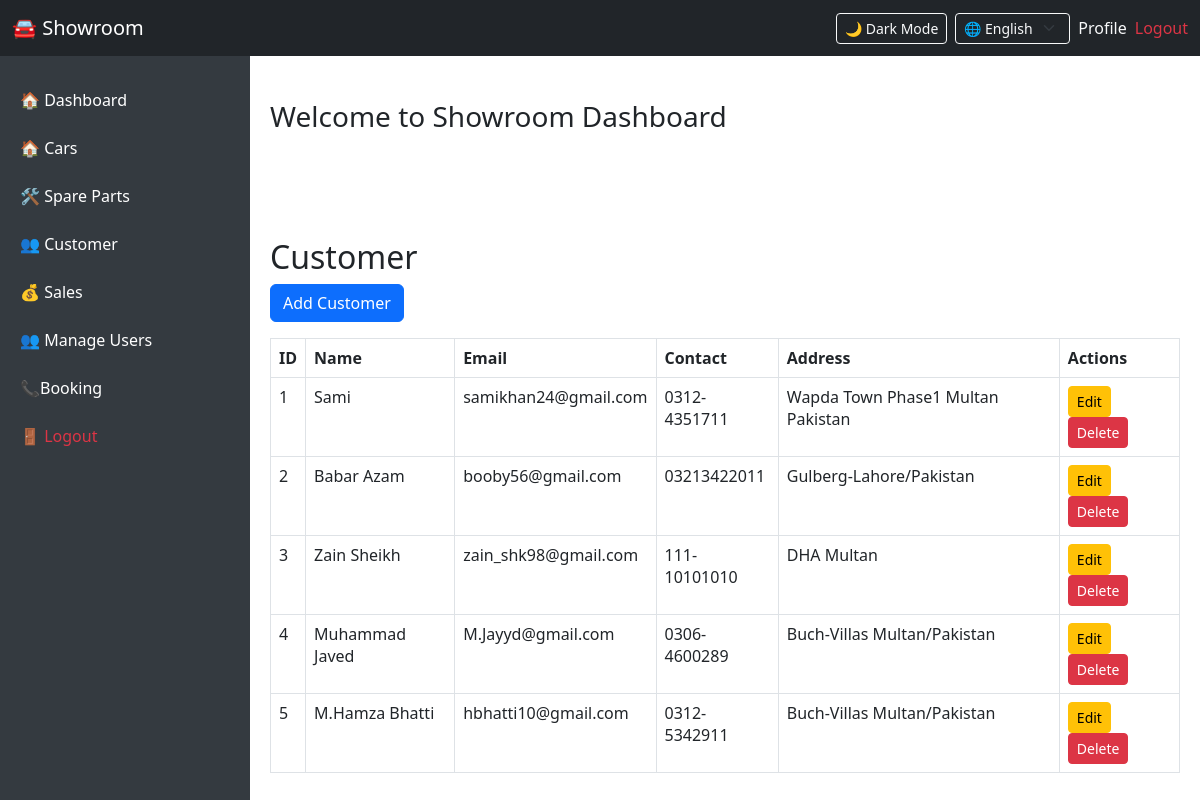
The app's page /Customer.php with its own data.
### tables this page shows
CREATE TABLE `customer` (
  `id` int(11) NOT NULL,
  `name` varchar(255) NOT NULL,
  `email` varchar(255) NOT NULL,
  `contact` varchar(255) NOT NULL,
  `address` varchar(255) NOT NULL
);

### Customer.php (the view)
 <?php include 'dashboard.php'; ?>
<div class="main-content">
    <h2>Customer</h2>
    <a href="add_customer.php" class="btn btn-primary mb-3">Add Customer</a>
    <table class="table table-bordered">
        <thead><tr><th>ID</th><th>Name</th><th>Email</th><th>Contact</th><th>Address</th><th>Actions</th></tr></thead>
        <tbody>
            <?php
            $result = $conn->query("SELECT * FROM Customer");
            while ($row = $result->fetch_assoc()) {
                echo "<tr>
                        <td>{$row['id']}</td>
                        <td>{$row['name']}</td>
                        <td>{$row['email']}</td>
                        <td>{$row['contact']}</td>
                        <td>{$row['address']}</td>
                        <td>
                            <a href='edit_customer.php?id={$row['id']}' class='btn btn-warning btn-sm'>Edit</a>
                            <a href='delete_customer.php?id={$row['id']}' class='btn btn-danger btn-sm' onclick=\"return confirm('Delete this user?')\">Delete</a>
                        </td>
                      </tr>";
            }
            ?>
        </tbody>
    </table>
</div>

### dashboard.php (style rules this page uses)
body { margin: 0; padding: 0; }
.main-content { margin-left: 250px; margin-top: 56px; padding: 20px; }

### records on screen
customer: id "1", name "Sami", email "samikhan24@gmail.com", contact "0312-4351711", address "Wapda Town Phase1 Multan Pakistan"
customer: id "2", name "Babar Azam", email "booby56@gmail.com", contact "03213422011", address "Gulberg-Lahore/Pakistan"
customer: id "3", name "Zain Sheikh", email "zain_shk98@gmail.com", contact "111-10101010", address "DHA Multan"
customer: id "4", name "Muhammad Javed", email "M.Jayyd@gmail.com", contact "0306-4600289", address "Buch-Villas Multan/Pakistan"
customer: id "5", name "M.Hamza Bhatti", email "hbhatti10@gmail.com", contact "0312-5342911", address "Buch-Villas Multan/Pakistan"
